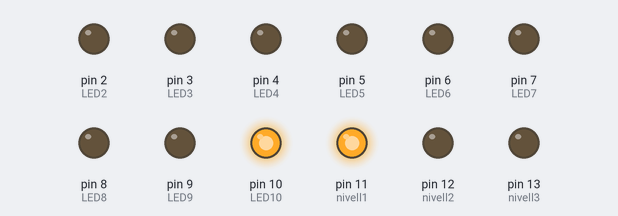
The sketch below on a simulated Arduino Uno, built with avr-gcc and run on an emulated ATmega328P. Shown: output pins drawn as LEDs (lit = HIGH).

Above: at 0.2 s.
At 2.2 s:
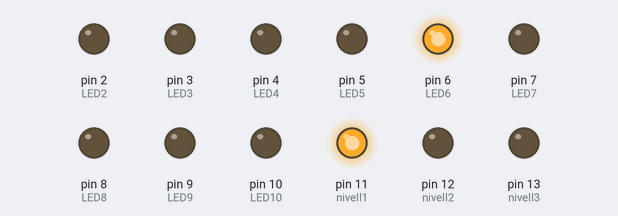
At 4.2 s:
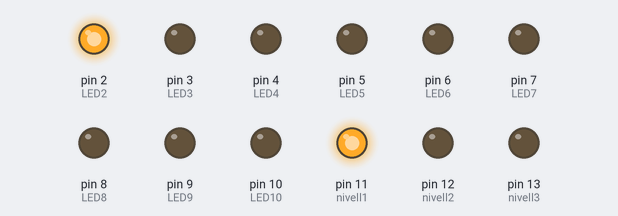
At 8.7 s:
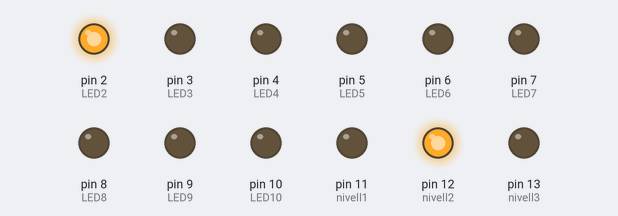
At 12.7 s:
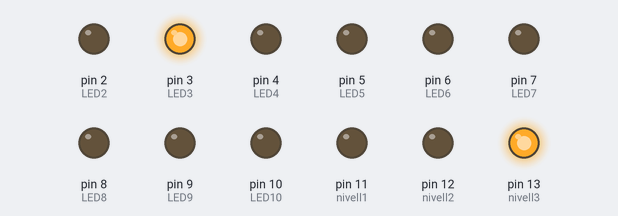
At 17.2 s:
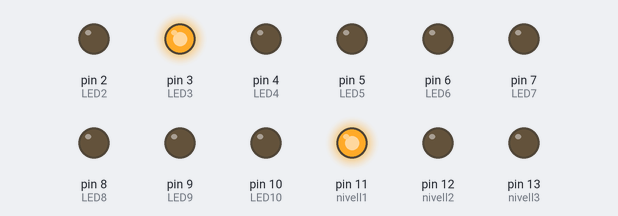
Timing chart, 0 to 17.6 s (numbered marks = the images above):
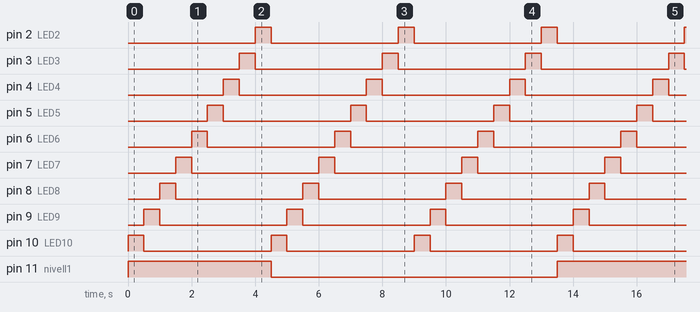

The sketch:

Prog.01.ino
```cpp
/**********************************************************************************
**                                                                               **
**                                                    TÍTOL: Cub 3x3x3 Prog.01   **
**                                                                               **
**   NOM: Dennis Garcia                                       DATA: 18/03/2019   **
**********************************************************************************/

//********** Includes *************************************************************

//********** Variables ************************************************************
const int LED10 = 10;
const int LED9 = 9;
const int LED8 = 8;
const int LED7 = 7;
const int LED6 = 6;
const int LED5 = 5;
const int LED4 = 4;
const int LED3 = 3;
const int LED2 = 2;
const int nivell1 = 11;
const int nivell2 = 12;
const int nivell3 = 13;

int pausa = 500;

//********** Setup ****************************************************************
void setup()
{
  pinMode(LED10, OUTPUT);
  pinMode(LED9, OUTPUT);
  pinMode(LED8, OUTPUT);
  pinMode(LED7, OUTPUT);
  pinMode(LED6, OUTPUT);
  pinMode(LED5, OUTPUT);
  pinMode(LED4, OUTPUT);
  pinMode(LED3, OUTPUT);
  pinMode(LED2, OUTPUT);
  pinMode(nivell1, OUTPUT);
  pinMode(nivell2, OUTPUT);
  pinMode(nivell3, OUTPUT);
}

//********** Loop *****************************************************************
void loop()
{
  digitalWrite(nivell1, HIGH);  //Pis 1
  digitalWrite(LED10, HIGH);
  delay(pausa);
  digitalWrite(LED10, LOW);
  digitalWrite(LED9, HIGH);
  delay(pausa);
  digitalWrite(LED9, LOW);
  digitalWrite(LED8, HIGH);
  delay(pausa);
  digitalWrite(LED8, LOW);
  digitalWrite(LED7, HIGH);
  delay(pausa);
  digitalWrite(LED7, LOW);
  digitalWrite(LED6, HIGH);
  delay(pausa);
  digitalWrite(LED6, LOW);
  digitalWrite(LED5, HIGH);
  delay(pausa);
  digitalWrite(LED5, LOW);
  digitalWrite(LED4, HIGH);
  delay(pausa);
  digitalWrite(LED4, LOW);
  digitalWrite(LED3, HIGH);
  delay(pausa);
  digitalWrite(LED3, LOW);
  digitalWrite(LED2, HIGH);
  delay(pausa);
  digitalWrite(LED2, LOW);
  digitalWrite(nivell1, LOW);
  digitalWrite(nivell2, HIGH);  //Pis 2
 digitalWrite(LED10, HIGH);
  delay(pausa);
  digitalWrite(LED10, LOW);
  digitalWrite(LED9, HIGH);
  delay(pausa);
  digitalWrite(LED9, LOW);
  digitalWrite(LED8, HIGH);
  delay(pausa);
  digitalWrite(LED8, LOW);
  digitalWrite(LED7, HIGH);
  delay(pausa);
  digitalWrite(LED7, LOW);
  digitalWrite(LED6, HIGH);
  delay(pausa);
  digitalWrite(LED6, LOW);
  digitalWrite(LED5, HIGH);
  delay(pausa);
  digitalWrite(LED5, LOW);
  digitalWrite(LED4, HIGH);
  delay(pausa);
  digitalWrite(LED4, LOW);
  digitalWrite(LED3, HIGH);
  delay(pausa);
  digitalWrite(LED3, LOW);
  digitalWrite(LED2, HIGH);
  delay(pausa);
  digitalWrite(LED2, LOW);
  digitalWrite(nivell2, LOW);
  digitalWrite(nivell3, HIGH);  //Pis 3
digitalWrite(LED10, HIGH);
  delay(pausa);
  digitalWrite(LED10, LOW);
  digitalWrite(LED9, HIGH);
  delay(pausa);
  digitalWrite(LED9, LOW);
  digitalWrite(LED8, HIGH);
  delay(pausa);
  digitalWrite(LED8, LOW);
  digitalWrite(LED7, HIGH);
  delay(pausa);
  digitalWrite(LED7, LOW);
  digitalWrite(LED6, HIGH);
  delay(pausa);
  digitalWrite(LED6, LOW);
  digitalWrite(LED5, HIGH);
  delay(pausa);
  digitalWrite(LED5, LOW);
  digitalWrite(LED4, HIGH);
  delay(pausa);
  digitalWrite(LED4, LOW);
  digitalWrite(LED3, HIGH);
  delay(pausa);
  digitalWrite(LED3, LOW);
  digitalWrite(LED2, HIGH);
  delay(pausa);
  digitalWrite(LED2, LOW);
  digitalWrite(nivell3, LOW);
}
//********** Funcions *************************************************************
```

Measured:
- by itself, pin 11 (nivell1), pin 12 (nivell2), pin 13 (nivell3): alternates HIGH for 4.5 s and LOW for 9.0 s
- by itself, pin 2 (LED2), pin 3 (LED3), pin 4 (LED4), pin 5 (LED5), pin 6 (LED6), pin 7 (LED7), pin 8 (LED8), pin 9 (LED9), pin 10 (LED10): alternates HIGH for 0.50 s and LOW for 4.0 s
- by itself, everything shown: repeats every 13.5 s, in 28 steps
